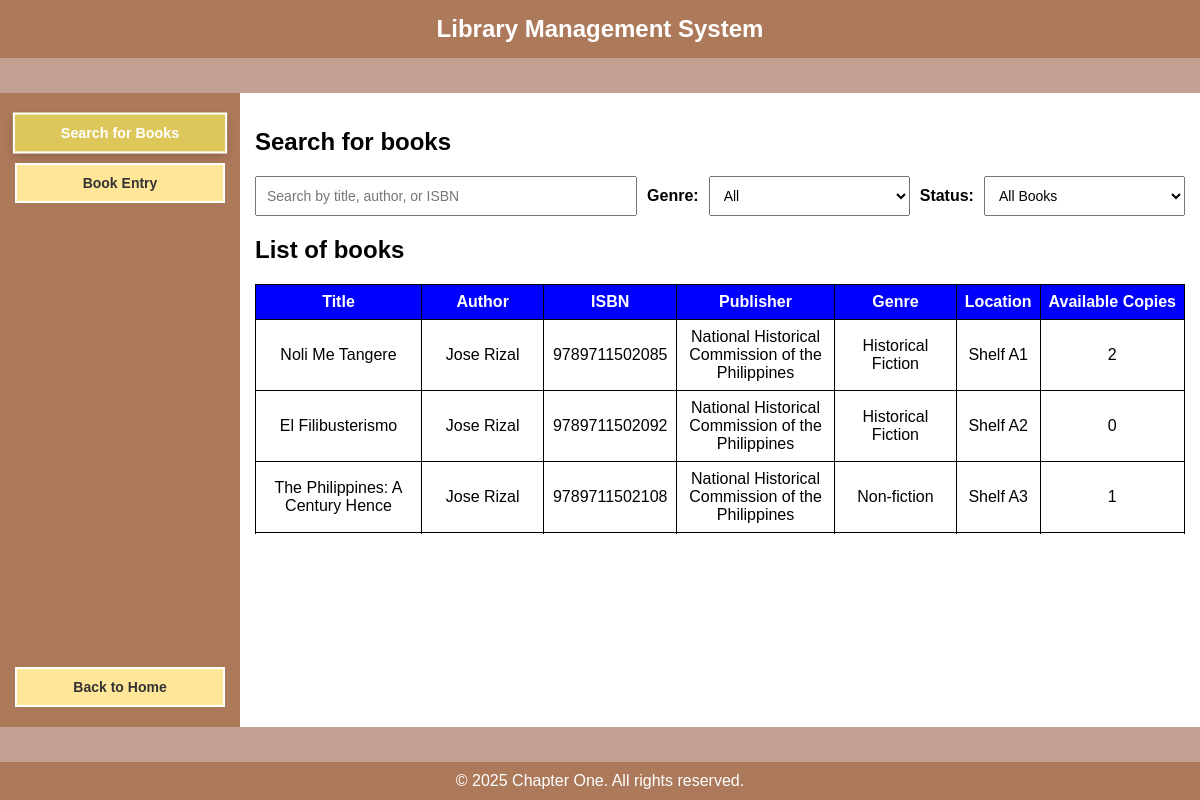
The app's page /books_inventory.php with its own data.
### tables this page shows
CREATE TABLE IF NOT EXISTS books (
  BookID INT(11) NOT NULL AUTO_INCREMENT,
  Title VARCHAR(255) DEFAULT NULL,
  Author VARCHAR(255) DEFAULT NULL,
  ISBN VARCHAR(20) NOT NULL UNIQUE,
  Publisher VARCHAR(255) DEFAULT NULL,
  Genre VARCHAR(100) DEFAULT NULL,
  Location VARCHAR(100) DEFAULT NULL,
  copies INT(11) NOT NULL DEFAULT 1,
  available_copies INT(11) NOT NULL DEFAULT 1,
  PRIMARY KEY (BookID)
);

### books_inventory.php (the view, shortened to what this page needs)
<?php
include 'db_connect.php';
$sql = "SELECT * FROM books";
$result = $conn->query($sql);
?>
<!DOCTYPE html>
<html lang="en">
<head>
</head>
<body>
    <header>Library Management System</header>
    <div class="container">
        <div class="sidebar">
            <button id="searchButton" class="button" onclick="toggleContent('search')">Search for Books</button>
            <button id="entryButton" class="button" onclick="handleAdminAccess()">Book Entry</button>
            <div class="spacer"></div>
            <button class="button" onclick="location.href='home.php'">Back to Home</button>
        </div>
        <div class="main-content">
            <div id="searchSection" class="content-section">
                <h2>Search for books</h2>
                <div class="search-bar">
                    <input type="text" id="searchInput" placeholder="Search by title, author, or ISBN" onkeyup="filterBooks()">
                    <label for="categoryFilter">Genre:</label>
                    <select id="categoryFilter" onchange="filterBooks()">
                        <option value="">All</option>
                    </select>
                    <label for="availabilityFilter">Status:</label>
                    <select id="availabilityFilter" onchange="filterBooks()">
                        <option value="">All Books</option>
                    </select>
                </div>
                <h2>List of books</h2>
                <div class="table-container">
                    <table>
                        <thead>
                            <tr>
                                <th>Title</th>
                                <th>Author</th>
                                <th>ISBN</th>
                                <th>Publisher</th>
                                <th>Genre</th>
                                <th>Location</th>
                                <th>Available Copies</th>
                            </tr>
                        </thead>
                        <tbody id="bookTable">
                            <?php
                            while ($row = $result->fetch_assoc()) {
                                echo "<tr>
                                        <td>{$row['Title']}</td>
                                        <td>{$row['Author']}</td>
                                        <td>{$row['ISBN']}</td>
                                        <td>{$row['Publisher']}</td>
                                        <td>{$row['Genre']}</td>
                                        <td>{$row['Location']}</td>
                                        <td>{$row['available_copies']}</td>
                                      </tr>";
                            }
                            ?>
                        </tbody>
                    </table>
                </div>
            </div>
        </div>
    </div>
    <footer>&copy; 2025 Chapter One. All rights reserved.</footer>
</body>
</html>

### books_inventory.php (style rules this page uses)
* { box-sizing: border-box; }
html, body { margin: 0; padding: 0; overflow-x: hidden; }
body { background-color: #C4A092; font-family: Arial, sans-serif; margin: 0; padding: 0; display: flex; flex-direction: column; min-height: 100vh; align-items: center; }
header { background-color: #AD795B; color: white; text-align: center; padding: 15px; font-size: 24px; font-weight: bold; width: 100%; }
.container { display: flex; flex: 1; width: 100%; max-width: 1200px; justify-content: center; margin-top: 20px; }
.sidebar { width: 20%; padding: 15px; background-color: #AD795B; display: flex; flex-direction: column; margin-bottom: 20px; }
.button { display: block; width: 100%; padding: 10px; background-color: #FFE699; border: 2px solid white; color: #333; font-size: 14px; font-weight: bold; text-align: center; text-decoration: none; box-sizing: border-box; margin: 5px 0; cursor: pointer; transition: all 0.3s ease; }
.active-button { background-color: rgb(221, 199, 91); color: white; box-shadow: 0 4px 10px rgba(0, 0, 0, 0.2); transform: scale(1.02); }
.sidebar .spacer { flex-grow: 1; }
.spacer { height: 15px }
.main-content { width: 75%; padding: 15px; background-color: white; display: flex; flex-direction: column; flex-grow: 1; min-height: 300px; margin-bottom: 20px; }
.main-content > .content-section { display: none; }
.main-content > .content-section.active { display: block; }
.search-bar { display: flex; flex-wrap: wrap; gap: 10px; margin-bottom: 10px; width: 100%; align-items: center; }
.search-bar input { flex: 2; padding: 10px; font-size: 14px; }
.search-bar label { white-space: nowrap; font-weight: bold; }
.search-bar select { flex: 1; padding: 10px; font-size: 14px; }
.table-container { flex-grow: 1; overflow-y: auto; max-height: 250px; position: relative; }
table { width: 100%; border-collapse: collapse; table-layout: auto; }
thead { position: sticky; top: 0; background-color: blue; color: white; z-index: 1; }
thead th { padding: 8px; border: 1px solid black; background-color: blue; color: white; white-space: nowrap; overflow: hidden; text-overflow: ellipsis; text-align: center; }
tbody td { padding: 8px; border: 1px solid black; text-align: center; white-space: normal; overflow: visible; text-overflow: ellipsis; }
footer { background-color: #AD795B; color: white; text-align: center; padding: 10px; width: 100%; }

### records on screen
books: Title "Noli Me Tangere", Author "Jose Rizal", ISBN "9789711502085", Publisher "National Historical Commission of the Philippines", Genre "Historical Fiction", Location "Shelf A1", available_copies "2"
books: Title "El Filibusterismo", Author "Jose Rizal", ISBN "9789711502092", Publisher "National Historical Commission of the Philippines", Genre "Historical Fiction", Location "Shelf A2", available_copies "0"
books: Title "The Philippines: A Century Hence", Author "Jose Rizal", ISBN "9789711502108", Publisher "National Historical Commission of the Philippines", Genre "Non-fiction", Location "Shelf A3", available_copies "1"
